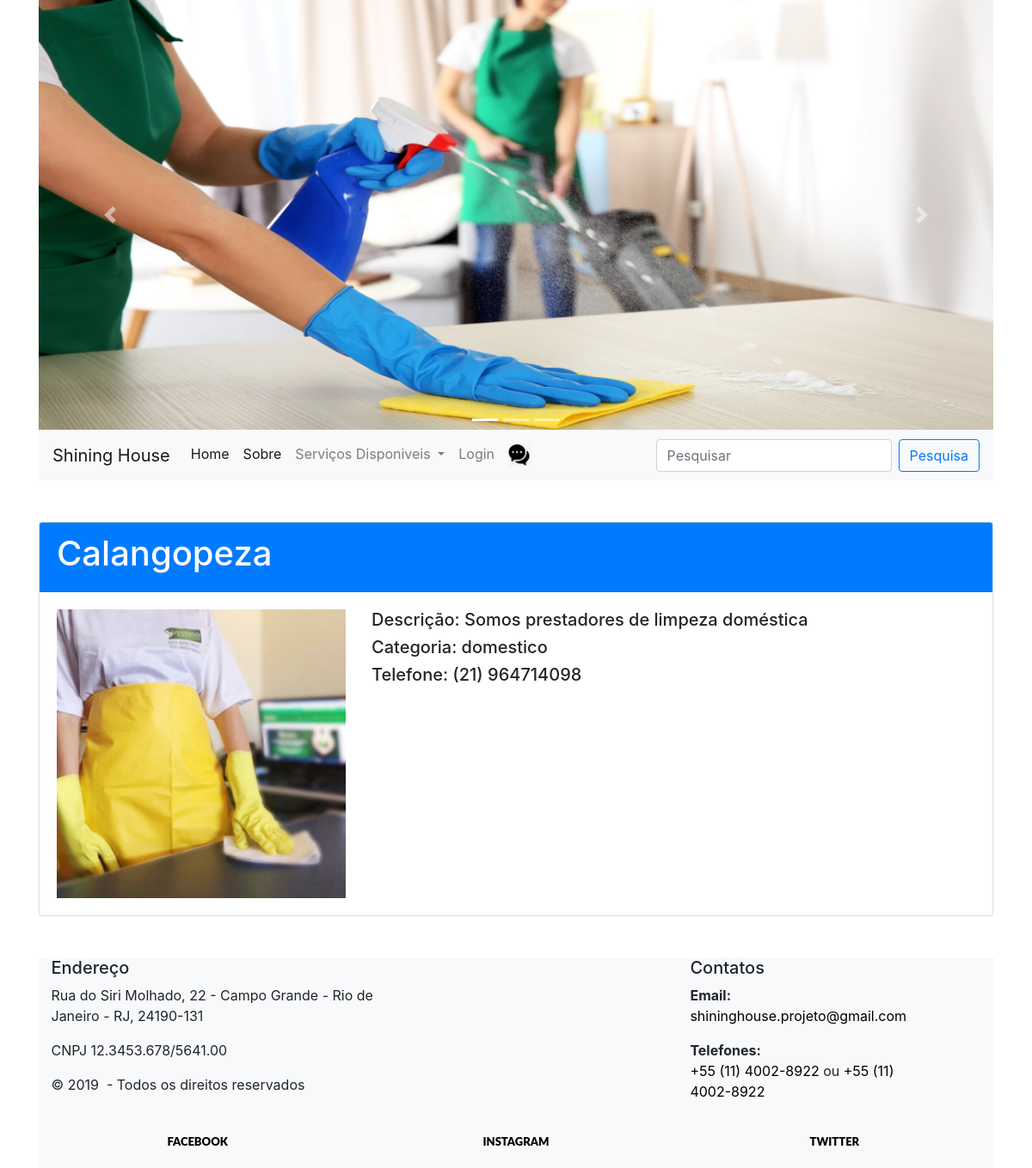
The app's page /produto.php?id=29 with its own data.
### tables this page shows
CREATE TABLE `produto` (
  `idproduto` int(11) NOT NULL,
  `titulo` varchar(50) NOT NULL,
  `descricao` longtext NOT NULL,
  `telefone` text NOT NULL,
  `imagem` varchar(50) NOT NULL,
  `categoria` varchar(30) NOT NULL,
  `estado` varchar(2) NOT NULL
);

### produto.php (the view)
<?php
	$id = $_GET['id'];
	include "banco.php";
	$query = "select * from produto where idproduto = $id";
	$exec = mysqli_query($con, $query);
	while($p = mysqli_fetch_array($exec)){
		$titulo = $p['titulo'];
		$telefone = $p['telefone'];
		$imagem = $p['imagem'];
		$descricao = $p['descricao'];
		$categoria = $p['categoria'];
		$estado = $p['estado'];
	}
	include "anterior.php";
?>
	<div class="card mt-5 mb-5">
		<div class="card-header bg-primary text-white">
			<h1><?=$titulo?></h1>
		</div>
		<div class="card-body">
			<div class="row">
				<div class="col-xs-12 col-md-4">
					<img src="produtos/<?=$imagem?>" style="width:100%">
				</div>
				<div class="col-xs-12 col-md-8">
					<h5>Descrição: <?=$descricao?></h5>
					<h5>Categoria: <?=$categoria?></h5>
					<h5>Telefone: (<?=$estado?>) <?=$telefone?></h5>
				</div>
			</div>
		</div>
	</div>
<?php
	include "posterior.php";
?>

### rodape.php (style rules this page uses)
.context-dark, .bg-gray-dark, .bg-primary { color: rgba(255, 255, 255, 0.8); }

### records on screen
produto: titulo "Calangopeza", imagem (picture), descricao "Somos prestadores de limpeza doméstica", categoria "domestico", estado "21", telefone "964714098"
